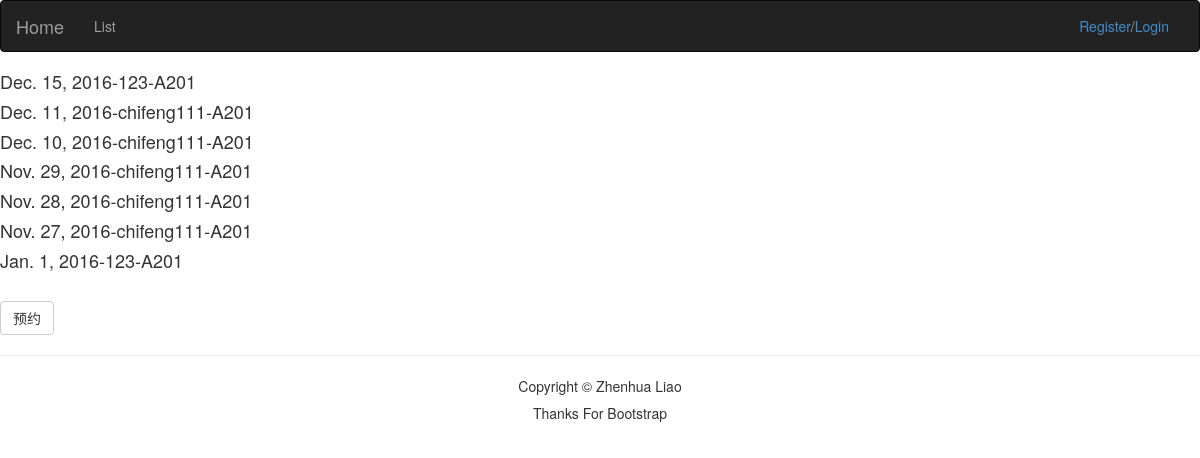
The app's page /conferance/1/, older data.
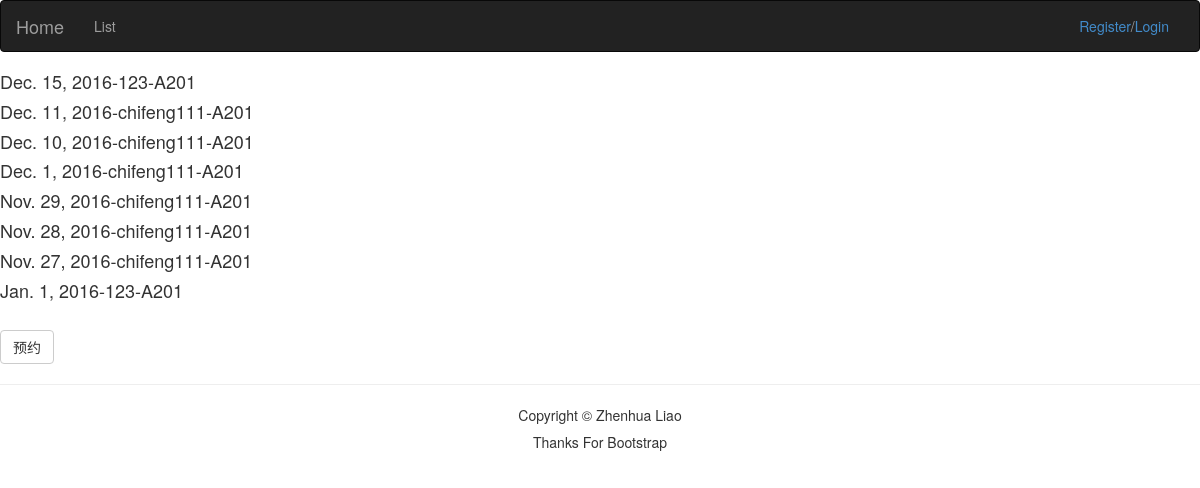
The same page, newer data.
### conferance/models.py (models this page shows, shortened)
class Order(models.Model):
    user = models.ForeignKey(User, default=1)
    room = models.ForeignKey(ConfeRoom, default=1)
    time = models.DateField()

class ConfeRoom(models.Model):
    num = models.CharField(max_length=5)
    size = models.CharField(max_length=5)
    class MEAT:                 #引入MEAT中间件，为了在前端显示的时候以“num”顺序排列，与下一个类似
        ordering = ["num"]
    def __str__(self):
        return self.num

### conferance/views.py (the view)
# urls.py: url(r'^(?P<id>[0-9]+)/$', views.appointment, name='appointment'),#列出预约情况
def appointment(request, id):
    room = get_object_or_404(ConfeRoom, id=id)
    order = Order.objects.filter(room=room).order_by('-time')
    content = {
        'order': order,
        'room': room
    }
    return render(request, 'order.html', content)

### conferance/templates/order.html (shortened to what this page needs)
{% extends 'base.html' %}
{% block body %}
    {% for i in order %}
        <h4>{{ i.time }}-{{ i.user }}-{{ i.room }}</h4>
    {% endfor %}
    <br>
    <a href="{% url 'conferance:add' room.id %}" class="btn btn-default" role="button">预约</a>
{% endblock %}

Row changes from the older to the newer data that the page shows:
added Order: time "Dec. 1, 2016", user "chifeng111", room "A201"
